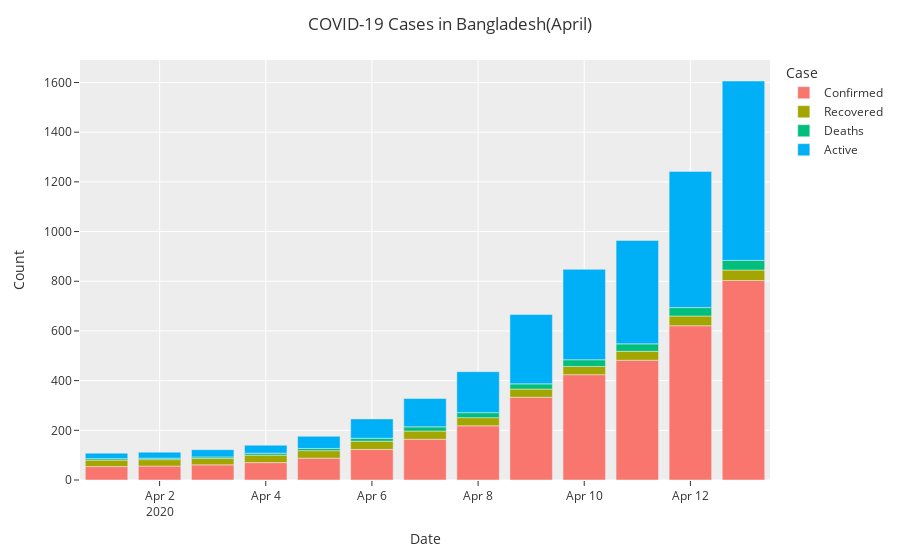

Notebook cell for this chart:
### Code cell
# Grouping cases by date 
temp = apr.groupby('Date')['Confirmed', 'Recovered', 'Deaths', 'Active'].sum().reset_index() 
# Unpivoting 
temp = temp.melt(id_vars='Date',value_vars = ['Confirmed', 'Recovered', 'Deaths', 'Active'], var_name='Case', value_name='Count') 

# Visualization
fig = px.bar(temp, x='Date', y='Count', color='Case', template='ggplot2') 
fig.update_layout(title="COVID-19 Cases in Bangladesh(April)")
fig.show()

### Figure 1 — Plotly figure (JSON) as saved in the notebook; plotly's stock layout.template omitted (floating-point values rounded to 4 significant figures)
{"data": [{"alignmentgroup": "True", "hovertemplate": "Case=Confirmed<br>Date=%{x}<br>Count=%{y}<extra></extra>", "legendgroup": "Confirmed", "marker": {"color": "#F8766D"}, "name": "Confirmed", "offsetgroup": "Confirmed", "orientation": "v", "showlegend": true, "textposition": "auto", "type": "bar", "x": ["2020-04-01", "2020-04-02", "2020-04-03", "2020-04-04", "2020-04-05", "2020-04-06", "2020-04-07", "2020-04-08", "2020-04-09", "2020-04-10", "2020-04-11", "2020-04-12", "2020-04-13"], "xaxis": "x", "y": [54, 56, 61, 70, 88, 123, 164, 218, 333, 424, 482, 621, 803], "yaxis": "y"}, {"alignmentgroup": "True", "hovertemplate": "Case=Recovered<br>Date=%{x}<br>Count=%{y}<extra></extra>", "legendgroup": "Recovered", "marker": {"color": "#A3A500"}, "name": "Recovered", "offsetgroup": "Recovered", "orientation": "v", "showlegend": true, "textposition": "auto", "type": "bar", "x": ["2020-04-01", "2020-04-02", "2020-04-03", "2020-04-04", "2020-04-05", "2020-04-06", "2020-04-07", "2020-04-08", "2020-04-09", "2020-04-10", "2020-04-11", "2020-04-12", "2020-04-13"], "xaxis": "x", "y": [26, 26, 26, 30, 30, 33, 33, 33, 33, 33, 36, 39, 42], "yaxis": "y"}, {"alignmentgroup": "True", "hovertemplate": "Case=Deaths<br>Date=%{x}<br>Count=%{y}<extra></extra>", "legendgroup": "Deaths", "marker": {"color": "#00BF7D"}, "name": "Deaths", "offsetgroup": "Deaths", "orientation": "v", "showlegend": true, "textposition": "auto", "type": "bar", "x": ["2020-04-01", "2020-04-02", "2020-04-03", "2020-04-04", "2020-04-05", "2020-04-06", "2020-04-07", "2020-04-08", "2020-04-09", "2020-04-10", "2020-04-11", "2020-04-12", "2020-04-13"], "xaxis": "x", "y": [6, 6, 6, 8, 9, 12, 17, 20, 21, 27, 30, 34, 39], "yaxis": "y"}, {"alignmentgroup": "True", "hovertemplate": "Case=Active<br>Date=%{x}<br>Count=%{y}<extra></extra>", "legendgroup": "Active", "marker": {"color": "#00B0F6"}, "name": "Active", "offsetgroup": "Active", "orientation": "v", "showlegend": true, "textposition": "auto", "type": "bar", "x": ["2020-04-01", "2020-04-02", "2020-04-03", "2020-04-04", "2020-04-05", "2020-04-06", "2020-04-07", "2020-04-08", "2020-04-09", "2020-04-10", "2020-04-11", "2020-04-12", "2020-04-13"], "xaxis": "x", "y": [22, 24, 29, 32, 49, 78, 114, 165, 279, 364, 416, 548, 722], "yaxis": "y"}], "layout": {"barmode": "relative", "legend": {"title": {"text": "Case"}, "tracegroupgap": 0}, "margin": {"t": 60}, "title": {"text": "COVID-19 Cases in Bangladesh(April)"}, "xaxis": {"anchor": "y", "domain": [0, 1], "title": {"text": "Date"}}, "yaxis": {"anchor": "x", "domain": [0, 1], "title": {"text": "Count"}}}}
